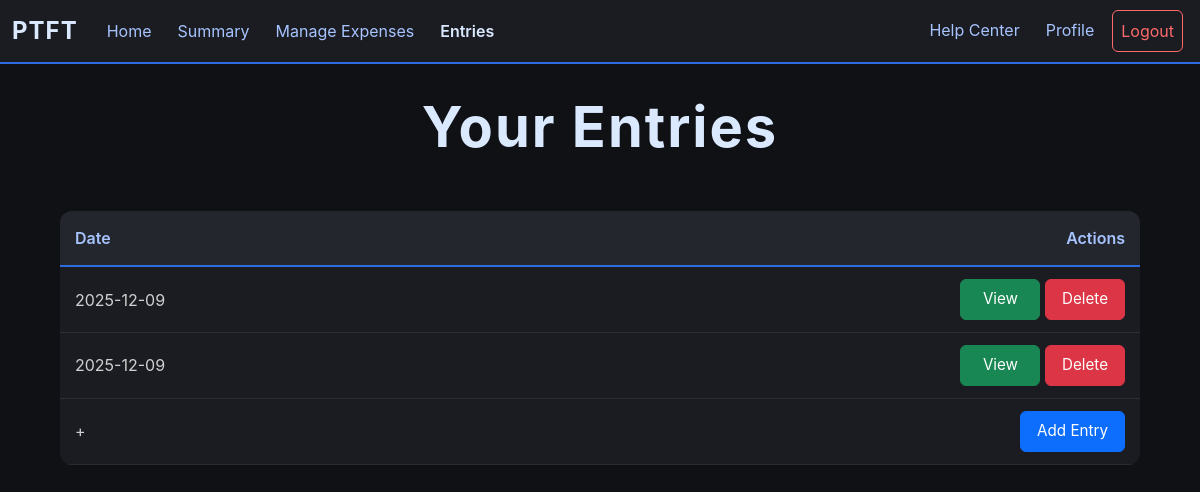
Before: /entry (signed in) with the older database file.
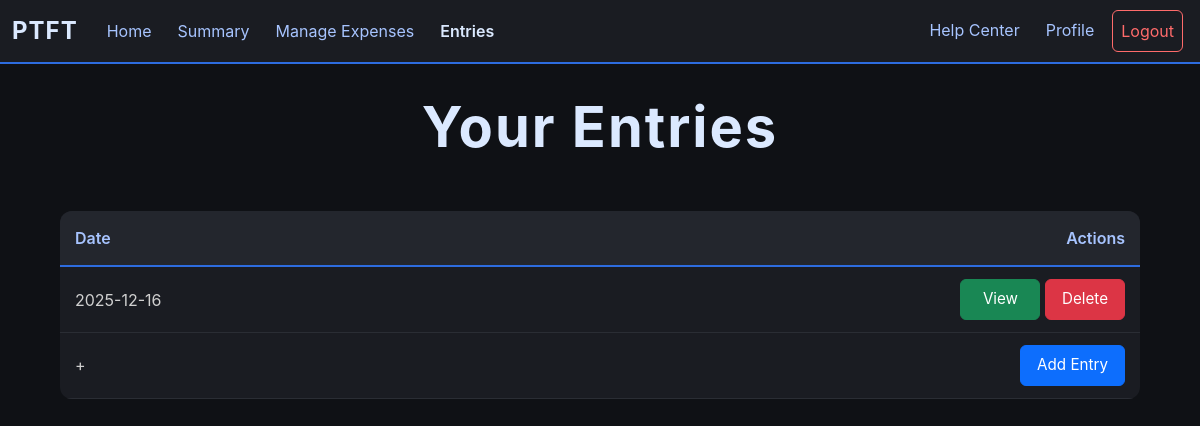
After: the same page with the newer database file.
### app/models.py (models this page shows, shortened)
class Entry(db.Model):        #Stores each entry per user
    id = db.Column(db.Integer, primary_key = True)
    user_id = db.Column(db.Integer, db.ForeignKey("user.id"))
    income = db.Column(db.Float, default = 0.0)
    date = db.Column(db.Integer, default = date.today())

### app/routes/entry.py (the view)
@entry.route("/entry", methods = ["GET"])
def all_entry():
    if helper.check_login():
        if request.method == "GET":     #Displays all user entries
            return render_template("entry.html", entries = Entry.query.filter_by(user_id = session["user_id"]).all())
    else:
        return redirect(url_for("user.login"))

### app/helper.py (called while the page is built)
def check_login():
    return "user_id" in session

### app/templates/entry.html (shortened to what this page needs)
{% extends "budget_base.html" %}
{% block content %}
<div class="expense-container">
    <h1 class="main-title">Your Entries</h1>
    <table class="expense-table">
        <thead>
            <tr>
                <th style="width: 70%;">Date</th>
                <th style="width: 30%; text-align: right;">Actions</th>
            </tr>
        </thead>
        <tbody>
            {% for entry in entries %}
            <tr>
                <td>{{entry.date}}</td>
                <td style="text-align: right;">
                    <a href="{{url_for('entry.view_entry', entry_id = entry.id)}}" class="btn btn-success">View</a>
                    <form action="{{url_for('entry.delete_entry', entry_id = entry.id)}}" method="POST" style="display:inline;">
                        <button type="submit" class="btn btn-danger">Delete</button>
                    </form>
                </td>
            </tr>
            {% endfor %}
            <tr class="add-row">
                <form action="/add_entry" method="POST">
                    <td>+</td>
                    <td style="text-align: right;"><button type="submit" class="btn btn-primary">Add Entry</button></td>
                </form>
            </tr>
        </tbody>
    </table>
</div>
{% endblock %}

Changed rows visible on the page:
removed Entry: date "2025-12-09"
removed Entry: date "2025-12-09"
added Entry: date "2025-12-16"
